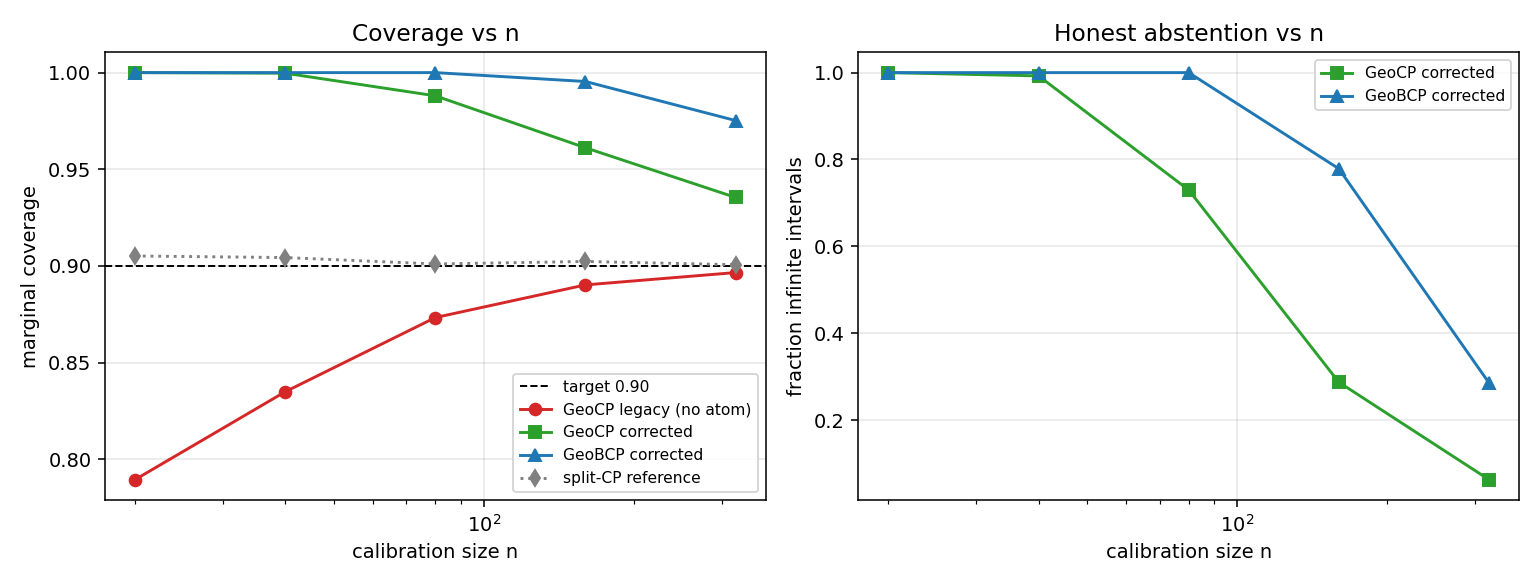

The script that saved this image:
"""
Small-sample validation of the finite-sample (+inf test atom) fix in
geoconformal.geocp, on the Seattle house-price sample
(example/seattle_sample_3k.csv).

Design
------
1. Fit the regressor ONCE on a fixed train pool (disjoint from everything used
   for conformal), so predictor quality is constant across conditions.
2. For each random split, hold a fixed test set, then draw calibration sets of
   increasing size n from the remaining pool.
3. Run spatial GeoCP (Gaussian kernel on standardized UTM coordinates) and compare:
     - legacy   : point estimate WITHOUT the test atom (the old GeoCP)
     - corrected: point estimate WITH the +inf test atom (Tibshirani fix)
     - bayes    : GeoBCP WITH the test atom (HPD at beta)
   plus an unweighted split-CP reference.
4. Report marginal coverage (target 1-alpha=0.90), fraction of infinite
   intervals, and mean finite width.

Run:
    python experiments/seattle_smalln.py
"""
import os
import sys
import time
import numpy as np
import pandas as pd
from sklearn.ensemble import RandomForestRegressor

sys.path.insert(0, os.path.dirname(os.path.dirname(os.path.abspath(__file__))))
from geoconformal.geocp import GeoConformalPrediction
from geoconformal.geocp.weights import spatial_kernel_weights, uniform_weights

DATA = os.path.join(
    os.path.dirname(os.path.dirname(os.path.abspath(__file__))),
    "example", "seattle_sample_3k.csv",
)

ALPHA = 0.10
BANDWIDTH = 0.4          # in standardized-coordinate units
N_CALIB_GRID = [20, 40, 80, 160, 320]
N_TEST = 500
N_SPLITS_POINT = 100     # splits for cheap point-estimate methods
N_SPLITS_BAYES = 20      # splits for the (slower) Bayesian method
NUM_MC = 300
BETA = 0.90
TRAIN_POOL = 1500
FEATURES = ['bathrooms', 'sqft_living', 'sqft_lot', 'grade', 'condition',
            'waterfront', 'view', 'age']


def load():
    df = pd.read_csv(DATA)
    y = df['log_price'].to_numpy(float)          # already log-transformed
    X = df[FEATURES].to_numpy(float)
    coord = df[['UTM_X', 'UTM_Y']].to_numpy(float)
    return X, y, coord


def main():
    X, y, coord = load()
    n = len(y)
    rng0 = np.random.default_rng(0)
    perm = rng0.permutation(n)
    tr = perm[:TRAIN_POOL]                 # fixed train pool for the regressor
    pool = perm[TRAIN_POOL:]               # everything else -> calib + test

    # Standardize coordinates using the train pool, then fit the regressor once.
    cmu, csd = coord[tr].mean(0), coord[tr].std(0)
    coordz = (coord - cmu) / csd
    reg = RandomForestRegressor(n_estimators=200, n_jobs=-1, random_state=0)
    reg.fit(X[tr], y[tr])
    predict_f = lambda Xq: reg.predict(Xq)  # noqa: E731

    def one_split(seed, n_calib, do_bayes):
        rng = np.random.default_rng(1000 + seed)
        idx = rng.permutation(pool)
        test_idx = idx[:N_TEST]
        calib_idx = idx[N_TEST:N_TEST + n_calib]

        Xc, yc, cz = X[calib_idx], y[calib_idx], coordz[calib_idx]
        Xt, yt, tz = X[test_idx], y[test_idx], coordz[test_idx]

        out = {}
        # spatial GeoCP: predict from features, weight by coordinates (coord_test)
        wf = spatial_kernel_weights(cz, bandwidth=BANDWIDTH)
        geo = GeoConformalPrediction(predict_f, Xc, yc, wf, miscoverage_level=ALPHA)
        r_corr = geo.conformalize(Xt, yt, coord_test=tz, include_test_atom=True)
        r_leg = geo.conformalize(Xt, yt, coord_test=tz, include_test_atom=False)
        out['leg_cov'] = r_leg.coverage
        out['corr_cov'] = r_corr.coverage
        out['corr_inf'] = r_corr.frac_infinite
        out['corr_w'] = r_corr.mean_width_finite

        # unweighted split-CP reference (= standard split CP)
        uni = GeoConformalPrediction(predict_f, Xc, yc, uniform_weights(),
                                     miscoverage_level=ALPHA)
        r_uni = uni.conformalize(Xt, yt, include_test_atom=True)
        out['uni_cov'] = r_uni.coverage
        out['uni_inf'] = r_uni.frac_infinite

        if do_bayes:
            rb = geo.bayesian_conformalize(Xt, yt, coord_test=tz, num_mc=NUM_MC,
                                           beta=BETA, random_state=7)
            out['bayes_cov'] = rb.coverage
            out['bayes_inf'] = rb.frac_infinite
            out['bayes_w'] = rb.mean_width_finite
        return out

    print(f"data n={n}, train pool={TRAIN_POOL}, pool={len(pool)}, "
          f"alpha={ALPHA}, bandwidth={BANDWIDTH}, target coverage={1-ALPHA:.2f}\n")

    rows = []
    for n_calib in N_CALIB_GRID:
        t0 = time.time()
        pt = [one_split(s, n_calib, do_bayes=False) for s in range(N_SPLITS_POINT)]
        agg = {k: np.mean([d[k] for d in pt]) for k in
               ['leg_cov', 'corr_cov', 'corr_inf', 'corr_w', 'uni_cov', 'uni_inf']}
        bz = [one_split(s, n_calib, do_bayes=True) for s in range(N_SPLITS_BAYES)]
        for k in ['bayes_cov', 'bayes_inf', 'bayes_w']:
            agg[k] = np.mean([d[k] for d in bz])
        agg['n_calib'] = n_calib
        rows.append(agg)
        print(f"n_calib={n_calib:4d} | "
              f"GeoCP legacy cov={agg['leg_cov']:.3f}  "
              f"corrected cov={agg['corr_cov']:.3f} (inf={agg['corr_inf']:.2f}, "
              f"w={agg['corr_w']:.2f}) | "
              f"GeoBCP cov={agg['bayes_cov']:.3f} (inf={agg['bayes_inf']:.2f}) | "
              f"split-CP cov={agg['uni_cov']:.3f}  [{time.time()-t0:.0f}s]")

    df_out = pd.DataFrame(rows)[
        ['n_calib', 'leg_cov', 'corr_cov', 'corr_inf', 'corr_w',
         'bayes_cov', 'bayes_inf', 'bayes_w', 'uni_cov', 'uni_inf']]
    out_csv = os.path.join(os.path.dirname(os.path.abspath(__file__)),
                           "seattle_smalln_results.csv")
    df_out.to_csv(out_csv, index=False)
    print(f"\nsaved {out_csv}")
    _plot(df_out)


def _plot(df):
    try:
        import matplotlib
        matplotlib.use("Agg")
        import matplotlib.pyplot as plt
    except Exception:
        return
    fig, ax = plt.subplots(1, 2, figsize=(11, 4.2))
    x = df['n_calib']
    ax[0].axhline(1 - ALPHA, ls='--', c='k', lw=1, label='target 0.90')
    ax[0].plot(x, df['leg_cov'], 'o-', c='tab:red', label='GeoCP legacy (no atom)')
    ax[0].plot(x, df['corr_cov'], 's-', c='tab:green', label='GeoCP corrected')
    ax[0].plot(x, df['bayes_cov'], '^-', c='tab:blue', label='GeoBCP corrected')
    ax[0].plot(x, df['uni_cov'], 'd:', c='gray', label='split-CP reference')
    ax[0].set_xscale('log'); ax[0].set_xlabel('calibration size n')
    ax[0].set_ylabel('marginal coverage'); ax[0].set_title('Coverage vs n')
    ax[0].legend(fontsize=8); ax[0].grid(alpha=.3)
    ax[1].plot(x, df['corr_inf'], 's-', c='tab:green', label='GeoCP corrected')
    ax[1].plot(x, df['bayes_inf'], '^-', c='tab:blue', label='GeoBCP corrected')
    ax[1].set_xscale('log'); ax[1].set_xlabel('calibration size n')
    ax[1].set_ylabel('fraction infinite intervals')
    ax[1].set_title('Honest abstention vs n'); ax[1].legend(fontsize=8); ax[1].grid(alpha=.3)
    fig.tight_layout()
    p = os.path.join(os.path.dirname(os.path.abspath(__file__)), "seattle_smalln.png")
    fig.savefig(p, dpi=140)
    print(f"saved {p}")


if __name__ == "__main__":
    main()
